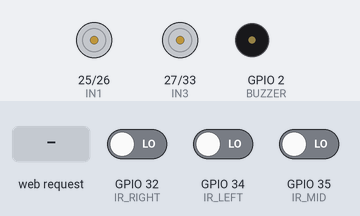
Bench run of a sketch on a simulated ESP32. Parts: motor-driver pin pairs drawn as motors (green arrow = first pin HIGH = forward, orange = second pin HIGH = backward, longer = more drive, scaled by the enable pin), buzzer (waves = sounding, pin HIGH). The test bench sets the inputs (shaded band); at power-on: GPIO 32 (IR_RIGHT) LOW, GPIO 35 (IR_MID) LOW, GPIO 34 (IR_LEFT) LOW. What the sketch prints to the serial monitor is not drawn.

Above: at 1.2 s.
1.3 s: HTTP request GET /a received
At 1.9 s:
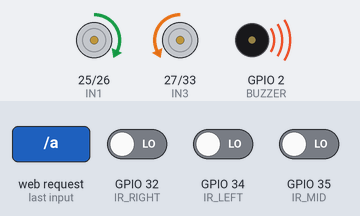
4.3 s: GPIO 32 (IR_RIGHT) driven HIGH
At 4.9 s:
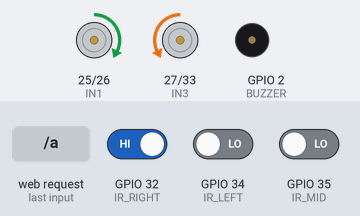
7.3 s: HTTP request GET /b received
At 8.4 s:
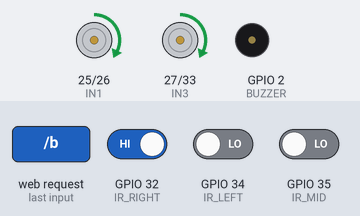
9.0 s: GPIO 35 (IR_MID) driven HIGH
At 9.5 s:
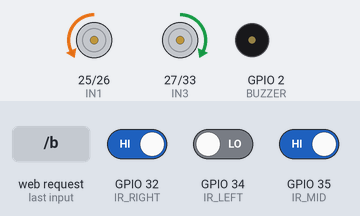
10.5 s: HTTP request GET /c received
At 11.7 s:
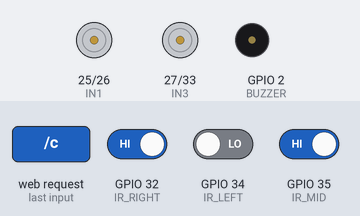
12.0 s: HTTP request GET /off received
Timing chart, 0 to 14.5 s (numbered marks = the images above; inputs shaded):
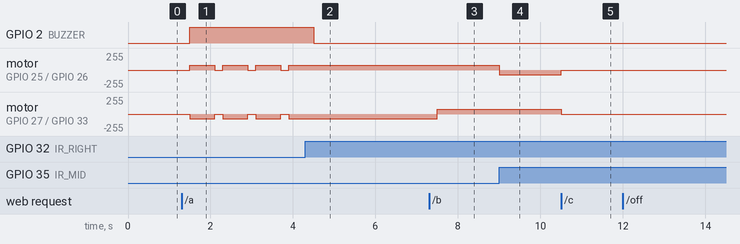

Measured:
- after the input at 1.3 s, GPIO 2 (BUZZER): LOW → HIGH after 0.20 s; motor on GPIO 25 (IN1) / GPIO 26 (IN2): alternates forward 70/255 for 0.60 s and stopped for 0.20 s, starting after 0.20 s; motor on GPIO 27 (IN3) / GPIO 33 (IN4): alternates backward 70/255 for 0.60 s and stopped for 0.20 s, starting after 0.20 s
- after the input at 4.3 s, GPIO 2 (BUZZER): HIGH → LOW after 0.20 s; motor on GPIO 25 (IN1) / GPIO 26 (IN2): stops changing and stays forward 70/255; motor on GPIO 27 (IN3) / GPIO 33 (IN4): stops changing and stays backward 70/255
- after the input at 7.3 s, motor on GPIO 27 (IN3) / GPIO 33 (IN4): backward 70/255 → forward 70/255 after 0.20 s
- after the input at 9.0 s, motor on GPIO 25 (IN1) / GPIO 26 (IN2): forward 70/255 → backward 70/255 at once
- after the input at 10.5 s, motor on GPIO 25 (IN1) / GPIO 26 (IN2): backward 70/255 → stopped at once; motor on GPIO 27 (IN3) / GPIO 33 (IN4): forward 70/255 → stopped at once

The sketch:

v6destination.ino
```cpp
#include <WiFi.h>
#include <WebServer.h>

#define IR_LEFT 34
#define IR_MID 35
#define IR_RIGHT 32

#define ENA 13
#define IN1 25
#define IN2 26
#define ENB 14
#define IN3 27
#define IN4 33

#define BUZZER 2

const char* ssid = "RC-Auto";
const char* password = "12345678";
WebServer server(80);

String mode = "OFF";  // OFF, A, B, C
int simpangCount = 0;
bool stopOnThis = false;
bool persimpanganTerlewati = false;

void setupMotor() {
  pinMode(ENA, OUTPUT); pinMode(IN1, OUTPUT); pinMode(IN2, OUTPUT);
  pinMode(ENB, OUTPUT); pinMode(IN3, OUTPUT); pinMode(IN4, OUTPUT);
}

void setupIR() {
  pinMode(IR_LEFT, INPUT);
  pinMode(IR_MID, INPUT);
  pinMode(IR_RIGHT, INPUT);
}

void setupBuzzer() {
  pinMode(BUZZER, OUTPUT);
  digitalWrite(BUZZER, LOW);
}

void buzzerBeep(int count) {
  for (int i = 0; i < count; i++) {
    digitalWrite(BUZZER, HIGH); delay(150);
    digitalWrite(BUZZER, LOW); delay(150);
  }
}

void buzzerOn() {
  digitalWrite(BUZZER, HIGH);
}

void buzzerOff() {
  digitalWrite(BUZZER, LOW);
}

void motorMaju() {
  digitalWrite(IN1, HIGH); digitalWrite(IN2, LOW);
  digitalWrite(IN3, HIGH); digitalWrite(IN4, LOW);
  analogWrite(ENA, 70); analogWrite(ENB, 70);
}

void motorStop() {
  digitalWrite(IN1, LOW); digitalWrite(IN2, LOW);
  digitalWrite(IN3, LOW); digitalWrite(IN4, LOW);
  analogWrite(ENA, 0); analogWrite(ENB, 0);
}

void motorBelokKanan() {
  digitalWrite(IN1, HIGH); digitalWrite(IN2, LOW);
  digitalWrite(IN3, LOW);  digitalWrite(IN4, HIGH);
  analogWrite(ENA, 70); analogWrite(ENB, 70);
}

void handleRoot() {
  String html = "<html><head><title>RC Mode</title></head><body><h1>Pilih Mode Tujuan</h1>";
  html += "<button onclick=\"location.href='/a'\">Ruang A</button> ";
  html += "<button onclick=\"location.href='/b'\">Ruang B</button> ";
  html += "<button onclick=\"location.href='/c'\">Ruang C</button> ";
  html += "<button onclick=\"location.href='/off'\">OFF</button> ";
  html += "<p>Mode Sekarang: <b>" + mode + "</b></p></body></html>";
  server.send(200, "text/html", html);
}

void handleMode(String m) {
  mode = m;
  simpangCount = 0;
  persimpanganTerlewati = false;
  stopOnThis = false;
  motorStop();
  buzzerOff();
  handleRoot();
}

void setupWebServer() {
  server.on("/", handleRoot);
  server.on("/a", [](){ handleMode("A"); });
  server.on("/b", [](){ handleMode("B"); });
  server.on("/c", [](){ handleMode("C"); });
  server.on("/off", [](){ handleMode("OFF"); });
  server.begin();
}

void setupWiFi() {
  WiFi.softAP(ssid, password);
  Serial.println("WiFi AP Ready: " + WiFi.softAPIP().toString());
}

bool isPersimpangan() {
  return digitalRead(IR_LEFT) == LOW && digitalRead(IR_MID) == LOW && digitalRead(IR_RIGHT) == LOW;
}

void loopOtomatis() {
  server.handleClient();

  if (mode == "OFF") {
    motorStop();
    buzzerOff();
    return;
  }

  if (isPersimpangan()) {
    delay(200);  // debounce
    if (!persimpanganTerlewati) {
      simpangCount++;
      persimpanganTerlewati = true;

      if ((mode == "A" && simpangCount == 1) ||
          (mode == "B" && simpangCount == 2) ||
          (mode == "C" && simpangCount == 3)) {
        stopOnThis = true;
        buzzerOn();
      } else {
        buzzerBeep(2);
      }
    }
  } else {
    persimpanganTerlewati = false;
    buzzerOff();
  }

  if (stopOnThis) {
    motorBelokKanan();
    delay(600);  // belok kanan
    motorStop();
    return;
  }

  // Normal line following logic (IR tengah hitam = maju)
  int L = digitalRead(IR_LEFT);
  int M = digitalRead(IR_MID);
  int R = digitalRead(IR_RIGHT);

  if (M == LOW) {
    motorMaju();
  } else if (L == LOW) {
    // belok kiri
    digitalWrite(IN1, LOW); digitalWrite(IN2, HIGH);
    digitalWrite(IN3, HIGH); digitalWrite(IN4, LOW);
  } else if (R == LOW) {
    // belok kanan
    digitalWrite(IN1, HIGH); digitalWrite(IN2, LOW);
    digitalWrite(IN3, LOW); digitalWrite(IN4, HIGH);
  } else {
    motorStop(); // semua putih
  }
}

void setup() {
  Serial.begin(115200);
  setupMotor();
  setupIR();
  setupBuzzer();
  setupWiFi();
  setupWebServer();
}

void loop() {
  loopOtomatis();
}
```
